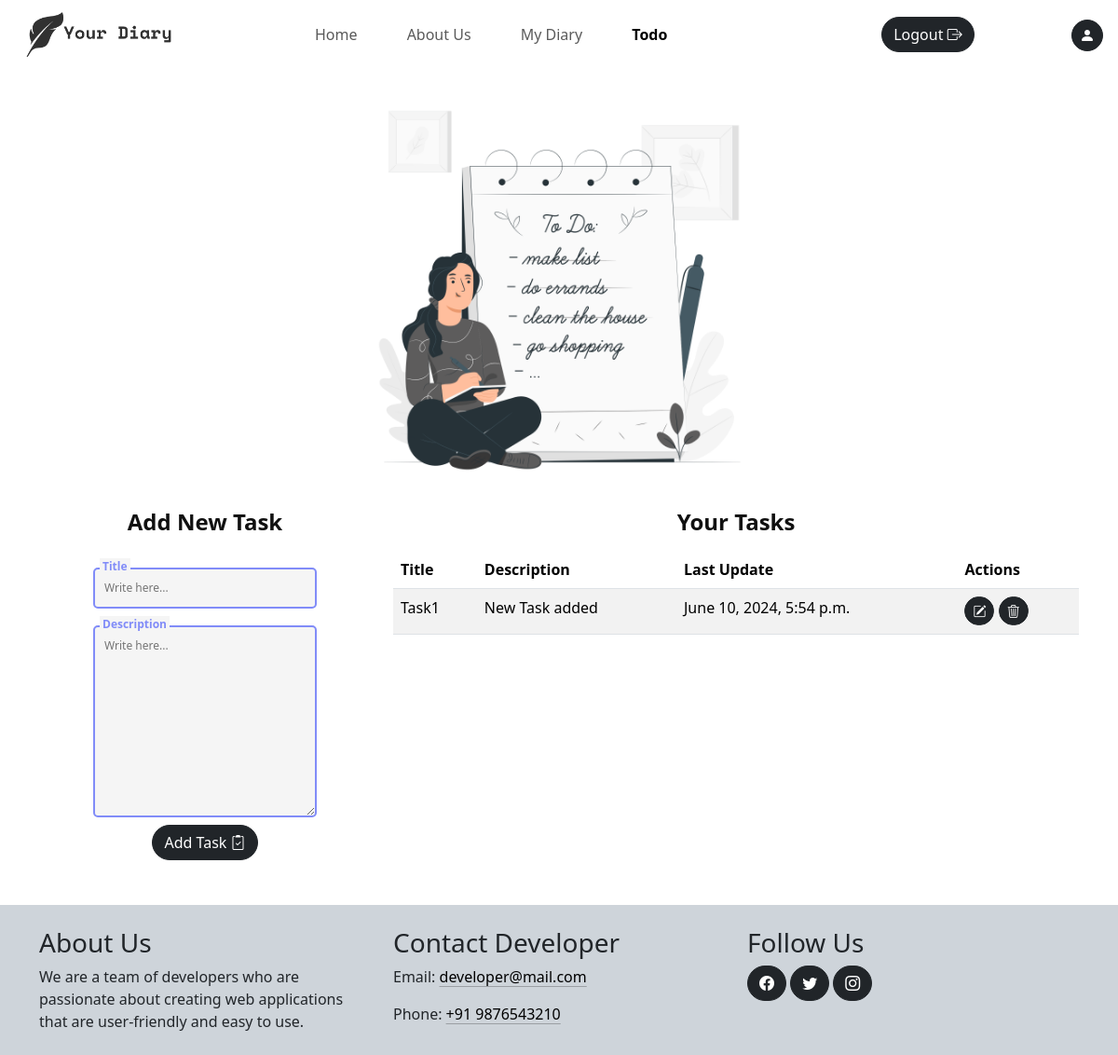
Before: /todo/ (signed in) with the older database file.
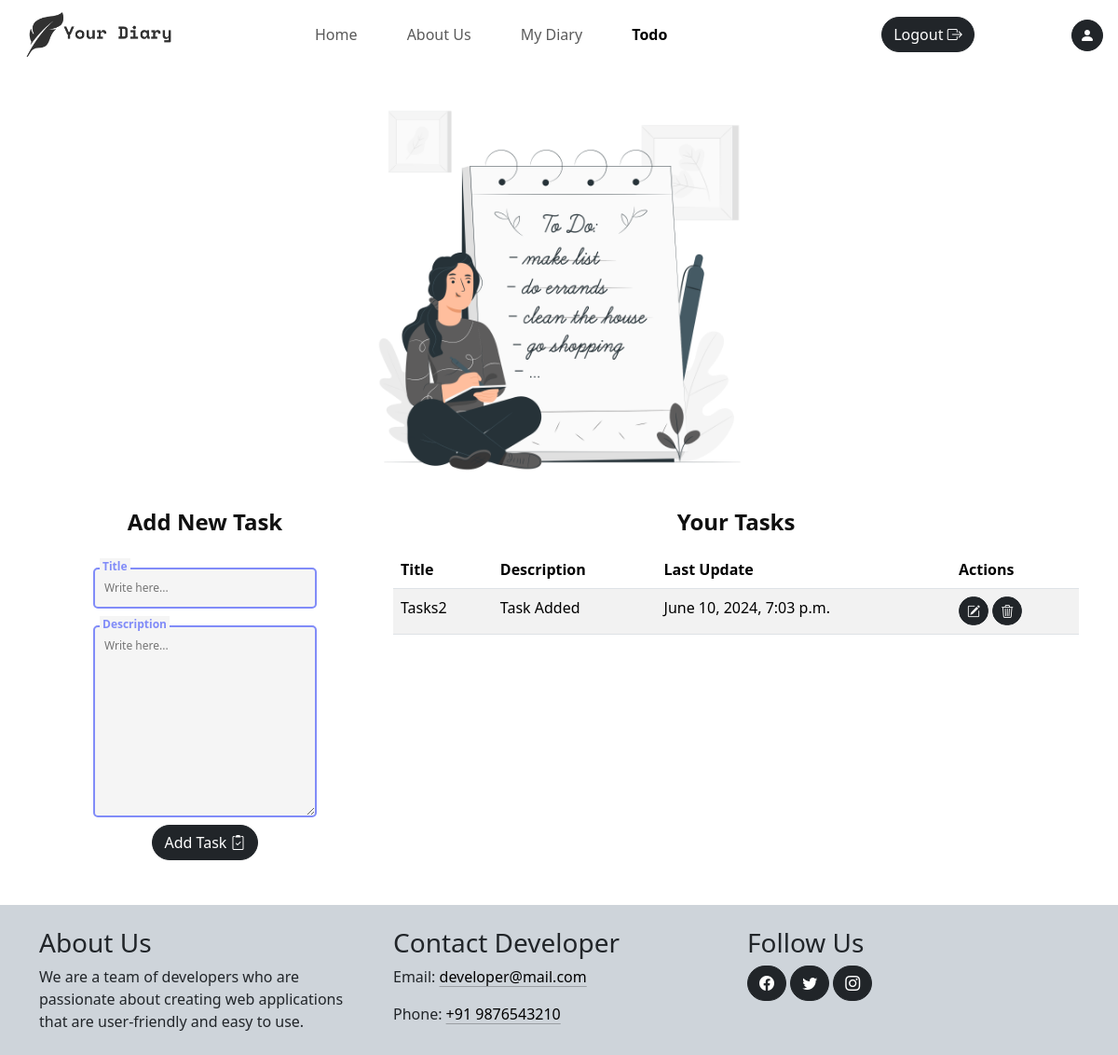
After: the same page with the newer database file.
### diary/models.py (models this page shows, shortened)
class Todo(models.Model):
    user = models.ForeignKey(User, on_delete=models.CASCADE)
    title = models.CharField(max_length=100)
    description = models.TextField()
    created_at = models.DateTimeField(auto_now_add=True)
    updated_at = models.DateTimeField(auto_now=True)

### diary/views.py (the view)
# urls.py: path("todo/", views.todo, name="todo"),
@login_required(login_url="login")
def todo(request):
	context = {}
	todo_form = TodoForm()
	context["todo_form"] = todo_form
	todos = Todo.objects.filter(user=request.user)
	context["todos"] = todos
	context['activeTodo']="active"
	return render(request, "todo.html", context)

### diary/forms.py
class TodoForm(forms.ModelForm):
	class Meta:
		model = Todo
		fields = ('title', 'description')
		widgets = {
			'title': forms.TextInput(attrs={'class': 'input', 'placeholder': 'Write here...'}),
			'description': forms.Textarea(attrs={'class': 'input', 'placeholder': 'Write here...'}),
		}

### diary/context_processors.py (called while the page is built)
def site(request):
	site = Site.objects.first()  # replace this with your actual query
	return {'site': site}

### diary/templates/todo.html (shortened to what this page needs)
{% extends "base.html" %}
{% load static %}
{% block css %}
	<link rel="stylesheet" href="{% static "css/todo.css" %}">
{% endblock css %}
{% block body %}
	<div class="container todo-page">
		<div class="row todo-image">
			<img src="{% static "media/Todo_list.png" %}" alt="" class=" todo-img img-fluid">
		</div>
		<div class="row">
			<div class="col-sm-4">
				<h4 class='heading text-center'>Add New Task</h4>
				<form action="{% url "addTodo" %}" class="todo-form" method="POST" >{% csrf_token %}
					{% for field in todo_form %}
						<div class="coolinput">
							<label for="{{field.id_for_label}}" class="text">{{field.label}}</label>
							{{field}}  <small class='text-warning'>{{field.errors|striptags}}</small>
						</div>
					{% endfor %}
					<button type="submit" class="btn btn-dark mt-2">Add Task <i class="bi bi-clipboard2-check"></i></button>
				</form>
			</div>
			<div class="col-sm-8">
				<h4 class='heading text-center'>Your Tasks</h4>
				{% if todos %}
					<table class="table table-hover table-striped">
						<thead>
							<tr>
								<th>Title</th>
								<th>Description</th>
								<th>Last Update</th>
								<th>Actions</th>
							</tr>
						</thead>
						<tbody>
							{% for todo in todos %}
								<tr>
									<td>{{todo.title}}</td>
									<td>{{todo.description}}</td>
									<td>{{todo.updated_at}}</td>
									<td>
										<a href="{% url "updateTodo" todo.id %}" class="btn btn-sm btn-dark"><i class="bi bi-pencil-square"></i></a>
										<a href="" data-id="{{todo.id}}" class="btn btn-sm btn-dark delete-btn"><i class="bi bi-trash3"></i></a>
									</td>
								</tr>
							{% endfor %}
					</table>
				{% else %}
					<p class="text-center">No tasks available</p>
				{% endif %}
			</div>
		</div>
	</div>
	{% include "sections/footer.html" %}
{% endblock body %}

### diary/templates/base.html (shortened to what this page needs)
<!doctype html>
{% load static %}
<html lang="en">
	<head>
		<link href="https://cdn.jsdelivr.net/npm/bootstrap@5.3.3/dist/css/bootstrap.min.css" rel="stylesheet">
		<link rel="stylesheet" href="https://cdn.jsdelivr.net/npm/bootstrap-icons@1.11.3/font/bootstrap-icons.min.css">
		<link rel="stylesheet" href="{% static "css/style.css" %}">
		{% block css %}{% endblock css %}
	</head>
  	<body>
		<div class="nav-bar">
			<nav class="navbar navbar-expand-lg bg-transparant">
				<div class="container-fluid">
					<a class="navbar-brand" href={% url "home" %}> <img src="{% static "media/logo.png" %}" alt="" srcset="" class='logo img-fluid' /> </a>
					<div class="collapse navbar-collapse nav-items" id="navbarNavAltMarkup">
						<div class="navbar-nav main-nav-item">
							<a class="nav-link {{activeHome}}" aria-current="page" href={% url "home" %}>Home</a>
							<a class="nav-link {{activeAbout}}" href={% url "about" %}>About Us</a>
							<a class="nav-link {{activeDiary}}" href={% url "myDiary" %}>My Diary</a>
							<a class="nav-link {{activeTodo}}" href={% url "todo" %}>Todo</a>
						</div>
						<div class="navbar-nav auth-items">
							{% if user.is_authenticated %}
								<a class="btn btn-dark" id="logout-btn" href="">Logout <i class="bi bi-box-arrow-right"></i></a>
							{% else %}
								<a class="btn btn-dark" href="{% url 'login' %}">Login <i class="bi bi-box-arrow-in-left"></i></a>
								<a class="btn btn-dark " href="{% url 'signup' %}">Sign Up <i class="bi bi-clipboard2-plus"></i></a>
							{% endif %}
						</div>
					</div>
				</div>
			</nav>
			{% if user.is_authenticated %}
				<a class="btn btn-dark navbar-btn rounded-circle" href="{% url "profile" %}">
					<i class="bi bi-person-fill"></i>
				</a>
			{% endif %}
		</div>
		{% block body %}
		{% endblock body %}
	</body>
</html>

### diary/templates/sections/footer.html
<footer class="footer mt-5 pt-4 p-2 bg-dark-subtle">
	<div class="container">
		<div class="row">
			<div class="col-md-4">
				<h3> About Us </h3>
				<p> We are a team of developers who are passionate about creating web applications that are user-friendly and easy to use. </p>
			</div>
			<div class="col-md-4">
				<h3> Contact Developer </h3>
				<p>
					Email:
					<a href="mailto:{{ site.email }}"
						class="link-body-emphasis link-offset-2 link-underline-opacity-25 link-underline-opacity-75-hover"
					> developer@mail.com </a>
				</p>
				<p>
					Phone: <a href="tel:{{ site.phone }}"
						class="link-body-emphasis link-offset-2 link-underline-opacity-25 link-underline-opacity-75-hover"
					> +91 9876543210 </a>
				</p>
			</div>
			<div class="col-md-4">
				<h3> Follow Us </h3>
				<a href="{{ site.facebook }}" class="btn btn-dark">
					<i class="bi bi-facebook"></i>
				</a>
				<a href="{{ site.twitter }}" class="btn btn-dark">
					<i class="bi bi-twitter"></i>
				</a>
				<a href="{{ site.instagram }}" class="btn btn-dark">
					<i class="bi bi-instagram"></i>
				</a>
			</div>
		</div>
	</div>
</footer>

### diary/static/css/style.css (style rules this page uses)
.nav-items { justify-content: space-around; }
.logo { height: 3rem; }
.main-nav-item { width: 50%; justify-content: space-evenly; }
.bg-transparant { background: transparent !important; }
.auth-items { gap: 5px; width: fit-content; }
.nav-bar { display: flex; margin: 0 1rem; align-items: center; }
.navbar { width: 100%; }
.navbar-btn { height: fit-content; margin-top: 1.3rem; padding: 4px 8px; align-self: flex-start; }
.btn { border-radius: 30px !important; }
.active { font-weight: 700; }
button { cursor: pointer; }

### diary/static/css/todo.css (style rules this page uses)
.todo-page { margin-bottom: 1rem; }
.todo-form { align-items: center; display: flex; flex-direction: column; }
.heading { font-size: 1.5rem; font-weight: 700; color: #101010; margin: 1rem 0; }
td a { margin-bottom: .1rem; }
.todo-image { justify-content: center; }
.todo-img { width: 30rem; }
.coolinput { display: flex; flex-direction: column; width: 90%; position: static; max-width: 240px; }
.coolinput label.text { font-size: 0.75rem; color: #818CF8; font-weight: 700; position: relative; top: 0.5rem; margin: 0 0 0 7px; padding: 0 3px; background: whitesmoke; width: fit-content; }
.coolinput > .input { padding: 11px 10px; font-size: 0.75rem; border: 2px #818CF8 solid; border-radius: 5px; background: whitesmoke; }
button { cursor: pointer; }

Changed rows visible on the page:
removed Todo: title "Task1", description "New Task added", updated_at "June 10, 2024, 5:54 p.m."
added Todo: title "Tasks2", description "Task Added", updated_at "June 10, 2024, 7:03 p.m."
